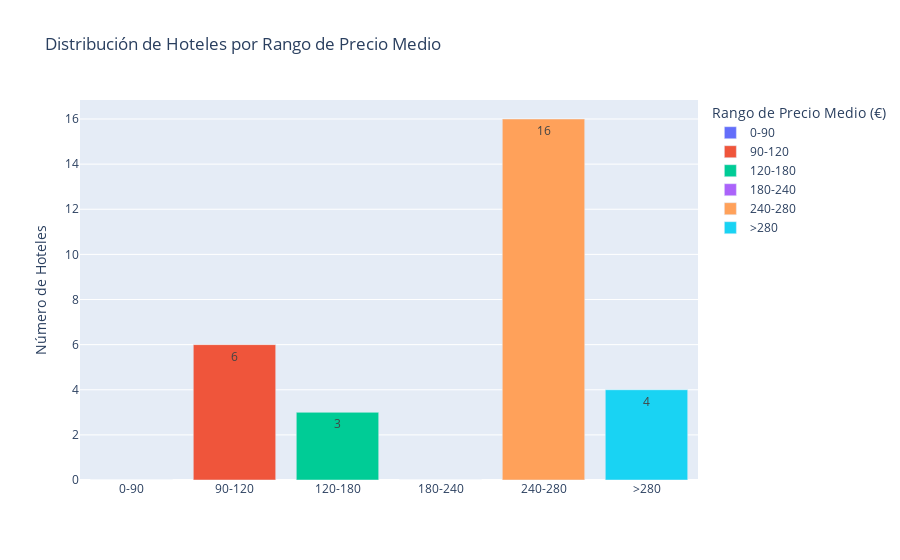

Notebook code cell kept with this figure:
### Code cell
fig = px.bar(
    rango_hoteles,
    x="rango_precio",
    y="count",
    color="rango_precio",
    title="Distribución de Hoteles por Rango de Precio Medio",
    labels={"rango_precio": "Rango de Precio Medio (€)", "num_hoteles": "Número de Hoteles"},
    text_auto=True
)
fig.update_layout(xaxis_title="", yaxis_title="Número de Hoteles")
fig.show()

### Figure 1 — Plotly figure (JSON) as saved in the notebook; plotly's stock layout.template omitted (floating-point values rounded to 4 significant figures)
{"data": [{"hovertemplate": "Rango de Precio Medio (€)=%{x}<br>count=%{y}<extra></extra>", "legendgroup": "0-90", "marker": {"color": "#636efa", "pattern": {"shape": ""}}, "name": "0-90", "orientation": "v", "showlegend": true, "textposition": "auto", "texttemplate": "%{y}", "type": "bar", "x": ["0-90"], "xaxis": "x", "y": [0], "yaxis": "y"}, {"hovertemplate": "Rango de Precio Medio (€)=%{x}<br>count=%{y}<extra></extra>", "legendgroup": "90-120", "marker": {"color": "#EF553B", "pattern": {"shape": ""}}, "name": "90-120", "orientation": "v", "showlegend": true, "textposition": "auto", "texttemplate": "%{y}", "type": "bar", "x": ["90-120"], "xaxis": "x", "y": [6], "yaxis": "y"}, {"hovertemplate": "Rango de Precio Medio (€)=%{x}<br>count=%{y}<extra></extra>", "legendgroup": "120-180", "marker": {"color": "#00cc96", "pattern": {"shape": ""}}, "name": "120-180", "orientation": "v", "showlegend": true, "textposition": "auto", "texttemplate": "%{y}", "type": "bar", "x": ["120-180"], "xaxis": "x", "y": [3], "yaxis": "y"}, {"hovertemplate": "Rango de Precio Medio (€)=%{x}<br>count=%{y}<extra></extra>", "legendgroup": "180-240", "marker": {"color": "#ab63fa", "pattern": {"shape": ""}}, "name": "180-240", "orientation": "v", "showlegend": true, "textposition": "auto", "texttemplate": "%{y}", "type": "bar", "x": ["180-240"], "xaxis": "x", "y": [0], "yaxis": "y"}, {"hovertemplate": "Rango de Precio Medio (€)=%{x}<br>count=%{y}<extra></extra>", "legendgroup": "240-280", "marker": {"color": "#FFA15A", "pattern": {"shape": ""}}, "name": "240-280", "orientation": "v", "showlegend": true, "textposition": "auto", "texttemplate": "%{y}", "type": "bar", "x": ["240-280"], "xaxis": "x", "y": [16], "yaxis": "y"}, {"hovertemplate": "Rango de Precio Medio (€)=%{x}<br>count=%{y}<extra></extra>", "legendgroup": ">280", "marker": {"color": "#19d3f3", "pattern": {"shape": ""}}, "name": ">280", "orientation": "v", "showlegend": true, "textposition": "auto", "texttemplate": "%{y}", "type": "bar", "x": [">280"], "xaxis": "x", "y": [4], "yaxis": "y"}], "layout": {"barmode": "relative", "legend": {"title": {"text": "Rango de Precio Medio (€)"}, "tracegroupgap": 0}, "title": {"text": "Distribución de Hoteles por Rango de Precio Medio"}, "xaxis": {"anchor": "y", "categoryarray": ["0-90", "90-120", "120-180", "180-240", "240-280", ">280"], "categoryorder": "array", "domain": [0, 1], "title": {"text": ""}}, "yaxis": {"anchor": "x", "domain": [0, 1], "title": {"text": "Número de Hoteles"}}}}
